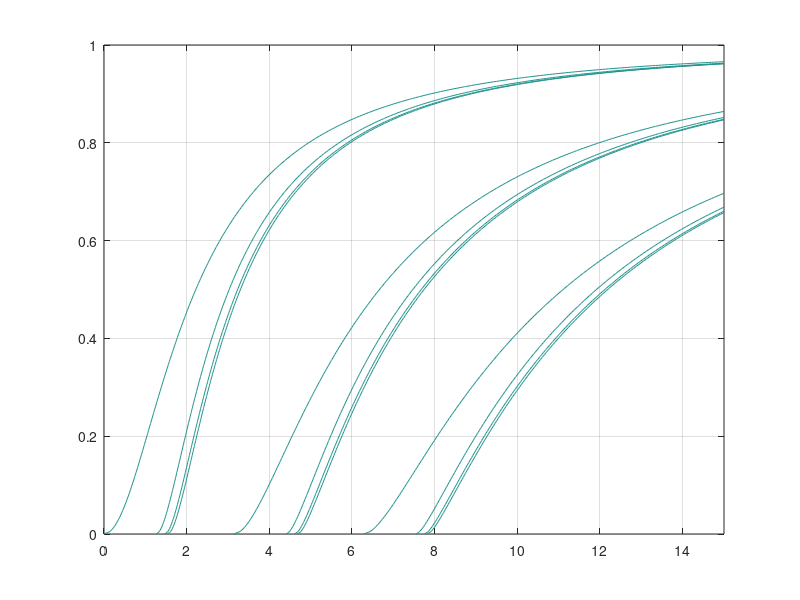

Here is the MATLAB script that generated this plot: (Note: this script raises an error after producing the figure.)
for m = 0:1:2
    for a = [0 10 100 1000]
        % TE - mode
        [x,y] = meshgrid(linspace(0,15,200),linspace(0,1,200));
        TE = x.*sqrt(1-y)-m.*pi-atan(sqrt(y./(1-y)))-atan(sqrt((a+y)./(1-y)));
        f1 = contour(x,y,TE, [0,0]);
        hold on
    end
end
hold off
grid on;

figure;
for m = 0:1:2
    for a = [0 10 100 1000]
        % TM - mode
        [x,y] = meshgrid(linspace(0,15,200),linspace(0,1,200));
        %TM = @(x,y) x*sqrt(1-y)-m*pi-atan(sqrt(y/(1-y)))-atan(sqrt((a+y)/(1-y)));
        f1 = contour(x,y,TM, [0,0]);
        hold on
    end
end
hold off
grid on;